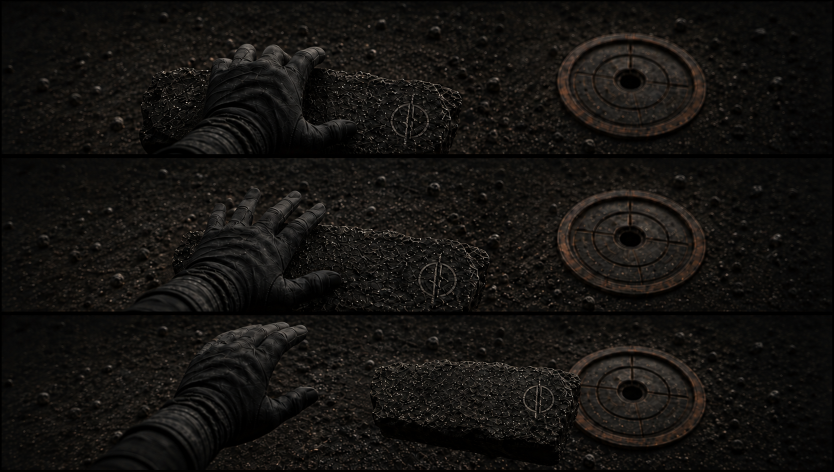
#> input picture prototypes/down-trigger-clip-preprod-v01/hand-release-test-v03.png, 1668 x 943 px (shown at 1/2 size)
$ python build_hand_release_registered_v04.py
#> lines starting #> are read from the running program, lines starting #| are printed output that depends on the picture; after the words box and inside, x2 and y2 are one past the last pixel; in counts of white or black regions, pixels touching at a corner belong together
### prototypes/down-trigger-clip-preprod-v01/build_hand_release_registered_v03.py
from pathlib import Path

from PIL import Image, ImageChops, ImageDraw


ROOT = Path(__file__).parent
SOURCE = ROOT / "hand-release-test-v03.png"
OUTPUT = ROOT / "hand-release-registered-v03.gif"
FRAME_SIZE = (720, 405)
FPS = 8


def crop_rows(image: Image.Image):
    if image.size != (1668, 943):
        raise ValueError(f"Unexpected source size: {image.size}")
    return [
        image.crop((3, 3, 1665, 309)).convert("RGB"),
        image.crop((3, 316, 1665, 623)).convert("RGB"),
        image.crop((3, 630, 1665, 940)).convert("RGB"),
    ]


def polygon_mask(size, points):
    mask = Image.new("L", size, 0)
    ImageDraw.Draw(mask).polygon(points, fill=255)
    return mask


def union_mask(size, polygons):
    result = Image.new("L", size, 0)
    for points in polygons:
        result = ImageChops.lighter(result, polygon_mask(size, points))
    return result


def tiled_texture(source: Image.Image, box, size):
    tile = source.crop(box)
    fill = Image.new("RGB", size)
    for y in range(0, size[1], tile.height):
        for x in range(0, size[0], tile.width):
            fill.paste(tile, (x, y))
    return fill


# [12 lines left out: function fixed_background, not called in this run]


def shifted_layer(image: Image.Image, mask: Image.Image, dx: int, dy: int):
    layer = Image.new("RGB", image.size)
    shifted_mask = Image.new("L", image.size)
    layer.paste(image, (dx, dy))
    shifted_mask.paste(mask, (dx, dy))
    return layer, shifted_mask


def letterbox(panel: Image.Image):
    scale = min(FRAME_SIZE[0] / panel.width, FRAME_SIZE[1] / panel.height)
    size = (round(panel.width * scale), round(panel.height * scale))
    resized = panel.resize(size, Image.Resampling.LANCZOS)
    canvas = Image.new("RGB", FRAME_SIZE, (7, 8, 10))
    canvas.paste(resized, ((FRAME_SIZE[0] - resized.width) // 2, (FRAME_SIZE[1] - resized.height) // 2))
    return canvas


def main():
    rows = crop_rows(Image.open(SOURCE))
#> rows = 3 items
    size = rows[0].size
#> size = (1662, 306)

    # Tight, pose-specific masks: unlike v01/v02 these never include a
    # rectangular chunk of slab from another source row.
    mask0 = union_mask(size, [[
        (292, 309), (300, 275), (338, 238), (382, 202), (414, 146),
        (445, 98), (475, 70), (515, 64), (552, 76), (590, 97),
        (628, 119), (666, 146), (696, 174), (707, 192), (735, 195),
        (742, 214), (720, 228), (683, 226), (650, 214), (620, 208),
        (604, 231), (570, 248), (525, 260), (480, 271), (438, 285),
        (395, 301), (360, 309),
    ]])
#> in union_mask, `result = Image.new("L", size, 0)`: result: PIL image 1662x306 L; every value is 0
#> the loop in union_mask, `for points in polygons:` made 1 pass
#> pass 1, in union_mask, `result = ImageChops.lighter(result, polygon_mask(size, points))`:
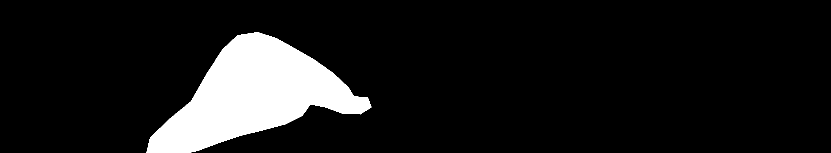
#> result: PIL image 1662x306 L (shown at 1/2 size); 10.4% white; 1 white region, box (x1, y1, x2, y2) and area: (293, 64, 743, 306) 52845
    mask1 = union_mask(size, [
        [(247, 309), (258, 276), (292, 250), (335, 226), (378, 202),
         (414, 170), (446, 135), (475, 112), (510, 116), (545, 138),
         (578, 166), (614, 190), (646, 211), (654, 232), (632, 251),
         (594, 253), (552, 245), (510, 246), (468, 262), (422, 280),
         (378, 300), (340, 309)],
        [(424, 143), (438, 96), (453, 69), (469, 65), (482, 74),
         (482, 98), (470, 126)],
        [(482, 132), (506, 91), (529, 66), (545, 65), (555, 76),
         (548, 98), (521, 130)],
        [(530, 145), (565, 101), (588, 82), (603, 84), (610, 98),
         (597, 119), (570, 149)],
        [(574, 168), (608, 139), (631, 132), (643, 141), (642, 157),
         (621, 177), (598, 190)],
    ])
#> after the loop in union_mask (call 2), `for points in polygons:`: result: PIL image 1662x306 L; 9.1% white; 1 white region, box (x1, y1, x2, y2) and area: (248, 65, 655, 306) 46071
    mask2 = union_mask(size, [
        [(331, 309), (333, 272), (360, 239), (397, 214), (429, 184),
         (446, 150), (457, 113), (477, 83), (494, 68), (510, 70),
         (519, 84), (512, 105), (499, 125), (523, 111), (545, 94),
         (561, 94), (570, 106), (559, 127), (540, 147), (569, 133),
         (588, 135), (598, 148), (590, 163), (563, 181), (593, 174),
         (608, 181), (613, 195), (600, 209), (571, 220), (603, 226),
         (620, 240), (615, 255), (591, 266), (560, 266), (530, 256),
         (498, 250), (465, 257), (430, 276), (397, 296), (368, 309)],
    ])

    # One narrow thumb tip is retained as the intentional final contact while
    # the rest of the open hand rises. It is then removed to make a real gap.
    last_tip = polygon_mask(size, [
        (586, 196), (610, 186), (633, 188), (650, 201), (651, 218),
        (635, 232), (611, 228), (593, 216),
    ])
#> in polygon_mask (call 8), `ImageDraw.Draw(mask).polygon(points, fill=255)`: mask: PIL image 1662x306 L; 0.43% white; 1 white region, box (x1, y1, x2, y2) and area: (586, 186, 652, 233) 2200
    lifted_mask1 = ImageChops.subtract(mask1, last_tip)
#> lifted_mask1: PIL image 1662x306 L; 8.7% white; 1 white region, box (x1, y1, x2, y2) and area: (248, 65, 655, 306) 44309
    background = fixed_background(rows[0], mask0)
#> in tiled_texture, `fill = Image.new("RGB", size)`: fill: PIL image 1662x306 RGB; every value is 0
#> call 2 of tiled_texture, with box = (720, 145, 920, 306), size = (1662, 306)
#> after the loop in tiled_texture (call 2), `for y in range(0, size[1], tile.height):`:
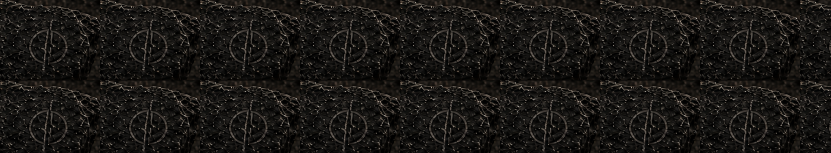
#> fill: PIL image 1662x306 RGB (shown at 1/2 size); mean R, G, B 25.1, 23, 20.4
#> in polygon_mask (call 9), `ImageDraw.Draw(mask).polygon(points, fill=255)`: mask: PIL image 1662x306 L; 22.4% white; 1 white region, box (x1, y1, x2, y2) and area: (210, 38, 791, 306) 114037
#> in broad_fixed_background, `ImageDraw.Draw(split).rectangle((0, 0, width, 145), fill=255)`: split: PIL image 1662x306 L; 47.7% white; 1 white region, box (x1, y1, x2, y2) and area: (0, 0, 1662, 146) 242652
#> in broad_fixed_background, `ground_mask = ImageChops.multiply(cleanup, split)`: ground_mask: PIL image 1662x306 L; 6.1% white; 1 white region, box (x1, y1, x2, y2) and area: (333, 38, 748, 146) 31251
#> in broad_fixed_background, `slab_mask = ImageChops.subtract(cleanup, split)`: slab_mask: PIL image 1662x306 L; 16.3% white; 1 white region, box (x1, y1, x2, y2) and area: (210, 146, 791, 306) 82786

    # Two exposures per pose, with only the hand moving by one pixel inside
    # the fixed plate. This keeps all holds as real GIF frames.
    poses = [
        (0, mask0, 0, 0, False),
        (0, mask0, 1, 0, False),
        (1, mask1, 0, 0, False),
        (1, mask1, 1, 0, False),
        (1, lifted_mask1, 0, -2, True),
        (1, lifted_mask1, 1, -3, True),
        (1, lifted_mask1, 0, -5, False),
        (1, lifted_mask1, 1, -7, False),
        (2, mask2, 0, -9, False),
        (2, mask2, 1, -11, False),
        (2, mask2, 0, -14, False),
        (2, mask2, 1, -17, False),
    ]

    frames = []
    for row_index, mask, dx, dy, retain_tip in poses:
        layer, shifted = shifted_layer(rows[row_index], mask, dx, dy)
        composite = background.copy()
        composite.paste(layer, (0, 0), shifted)
        if retain_tip:
            tip_layer, tip_mask = shifted_layer(rows[1], last_tip, 0, 0)
            composite.paste(tip_layer, (0, 0), tip_mask)
        frames.append(letterbox(composite))
#> this loop made 12 passes
#> (row_index, dx, dy, retain_tip) on passes 1 to 12: (0, 0, 0, False), (0, 1, 0, False), (1, 0, 0, False), (1, 1, 0, False), (1, 0, -2, True), (1, 1, -3, True), (1, 0, -5, False), (1, 1, -7, False), (2, 0, -9, False), (2, 1, -11, False), (2, 0, -14, False), (2, 1, -17, False)
#> pass 1, in letterbox, `resized = panel.resize(size, Image.Resampling.LANCZOS)`:
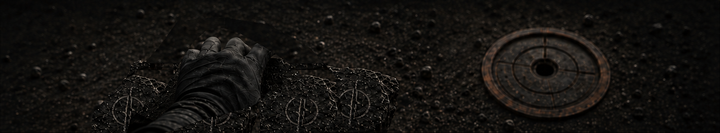
#> resized: PIL image 720x133 RGB; mean R, G, B 20.5, 18.4, 15.9
#> after the loop:
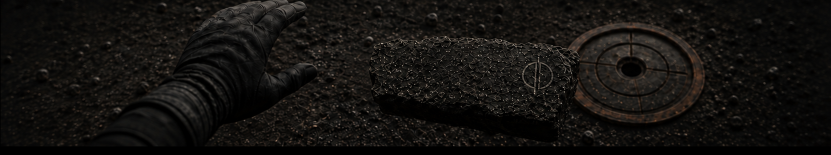
#> layer: PIL image 1662x310 RGB (shown at 1/2 size); mean R, G, B 19.8, 17.9, 15.6
#> after the loop:
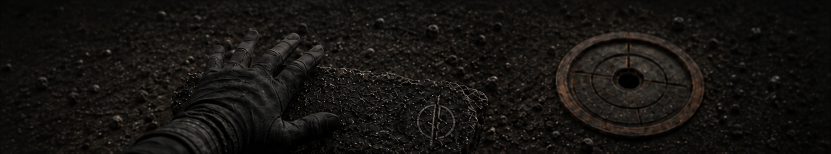
#> tip_layer: PIL image 1662x307 RGB (shown at 1/2 size); mean R, G, B 22.2, 20, 17.3
#> after the loop, frames = 12 items

    paletted = [frame.quantize(colors=128, method=Image.Quantize.MEDIANCUT) for frame in frames]
#> paletted = 12 items
    paletted[0].save(
        OUTPUT,
        save_all=True,
        append_images=paletted[1:],
        duration=round(1000 / FPS),
        loop=0,
        disposal=2,
        optimize=False,
    )
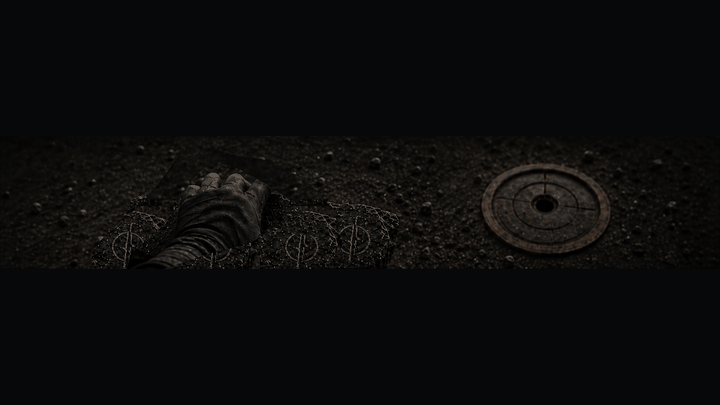
#> saved as hand-release-registered-v04.gif: PIL image 720x405 P; mean R, G, B 11.4, 11.4, 11.9
    print(
        f"Wrote {OUTPUT} ({len(frames)} exposures, {len(poses)} registered poses, "
        f"{len(frames) / FPS:.2f}s nominal, {FRAME_SIZE[0]}x{FRAME_SIZE[1]})"
    )
#| Wrote prototypes/down-trigger-clip-preprod-v01/hand-release-registered-v04.gif (12 exposures, 12 registered poses, 1.50s nominal, 720x405)


# [2 lines that do not run on import are left out]

### prototypes/down-trigger-clip-preprod-v01/build_hand_release_registered_v04.py
from pathlib import Path

from PIL import Image, ImageChops, ImageDraw

import build_hand_release_registered_v03 as base


ROOT = Path(__file__).parent
base.OUTPUT = ROOT / "hand-release-registered-v04.gif"


def broad_fixed_background(image: Image.Image, _removal_mask: Image.Image):
    """Remove the complete initial hand/arm silhouette from the held plate."""
    width, height = image.size
    ground = base.tiled_texture(image, (0, 0, 260, 145), image.size)
    slab = base.tiled_texture(image, (720, 145, 920, height), image.size)
    cleanup = base.polygon_mask((width, height), [
        (210, height), (214, 260), (255, 215), (310, 170),
        (365, 110), (410, 48), (505, 38), (620, 56),
        (715, 110), (770, 170), (790, 255), (735, height),
    ])
    split = Image.new("L", image.size, 0)
    ImageDraw.Draw(split).rectangle((0, 0, width, 145), fill=255)
    ground_mask = ImageChops.multiply(cleanup, split)
    slab_mask = ImageChops.subtract(cleanup, split)
    background = image.copy()
    background.paste(ground, (0, 0), ground_mask)
    background.paste(slab, (0, 0), slab_mask)
    return background


def shared_palette_export(path: Path):
    """Re-encode with one palette so the fixed plate does not shimmer."""
    source = Image.open(path)
    frames = []
    while True:
        frames.append(source.convert("RGB"))
        try:
            source.seek(source.tell() + 1)
        except EOFError:
            break
#> after the loop, frames = 12 items
    strip = Image.new("RGB", (frames[0].width, frames[0].height * len(frames)))
#> strip: PIL image 720x4860 RGB; every value is 0
    for index, frame in enumerate(frames):
        strip.paste(frame, (0, index * frame.height))
#> this loop made 12 passes
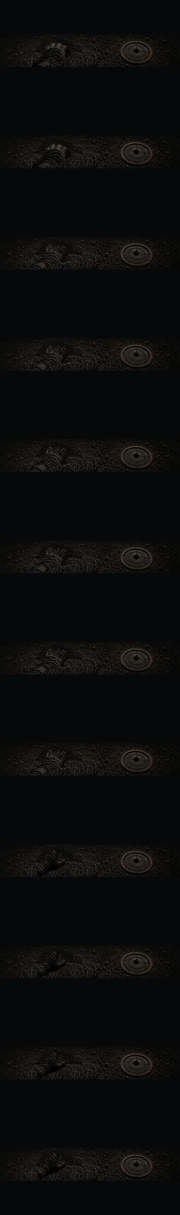
#> strip: PIL image 720x4860 RGB (shown at 1/4 size); mean R, G, B 11.4, 11.4, 11.9
    palette = strip.quantize(colors=128, method=Image.Quantize.MEDIANCUT)
    paletted = [frame.quantize(palette=palette, dither=Image.Dither.NONE) for frame in frames]
#> paletted = 12 items
    paletted[0].save(
        path,
        save_all=True,
        append_images=paletted[1:],
        duration=120,
        loop=0,
        disposal=2,
        optimize=False,
    )
    return len(frames)


def main():
    base.fixed_background = broad_fixed_background
    base.main()
    count = shared_palette_export(base.OUTPUT)
#> count = 12
    print(f"Re-encoded {base.OUTPUT} with one shared 128-color palette ({count} frames, 120 ms/frame)")
#| Re-encoded prototypes/down-trigger-clip-preprod-v01/hand-release-registered-v04.gif with one shared 128-color palette (12 frames, 120 ms/frame)


if __name__ == "__main__":
    main()
